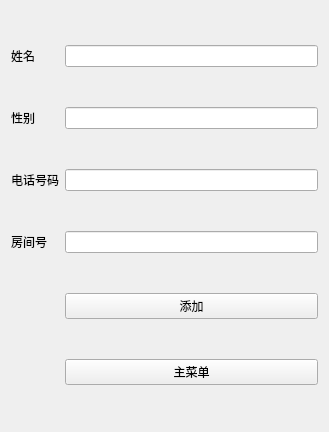
<?xml version="1.0" encoding="UTF-8"?>
<ui version="4.0">
 <class>AddWidget</class>
 <widget class="QWidget" name="AddWidget">
  <property name="geometry">
   <rect>
    <x>0</x>
    <y>0</y>
    <width>329</width>
    <height>432</height>
   </rect>
  </property>
  <property name="windowTitle">
   <string>Form</string>
  </property>
  <layout class="QGridLayout" name="gridLayout">
   <item row="1" column="0">
    <widget class="QLabel" name="sexLabel">
     <property name="text">
      <string>性别</string>
     </property>
    </widget>
   </item>
   <item row="2" column="0">
    <widget class="QLabel" name="phoneLabel">
     <property name="text">
      <string>电话号码</string>
     </property>
    </widget>
   </item>
   <item row="2" column="1">
    <widget class="QLineEdit" name="phoneLineEdit"/>
   </item>
   <item row="1" column="1">
    <widget class="QLineEdit" name="sexLineEdit"/>
   </item>
   <item row="3" column="0">
    <widget class="QLabel" name="idLabel">
     <property name="text">
      <string>房间号</string>
     </property>
    </widget>
   </item>
   <item row="3" column="1">
    <widget class="QLineEdit" name="idLineEdit"/>
   </item>
   <item row="0" column="0">
    <widget class="QLabel" name="nameLabel">
     <property name="text">
      <string>姓名</string>
     </property>
    </widget>
   </item>
   <item row="0" column="1">
    <widget class="QLineEdit" name="nameLineEdit"/>
   </item>
   <item row="6" column="1">
    <widget class="QPushButton" name="returnButton">
     <property name="text">
      <string>主菜单</string>
     </property>
    </widget>
   </item>
   <item row="4" column="1">
    <widget class="QPushButton" name="addButton">
     <property name="text">
      <string>添加</string>
     </property>
    </widget>
   </item>
  </layout>
 </widget>
 <resources/>
 <connections/>
</ui>
